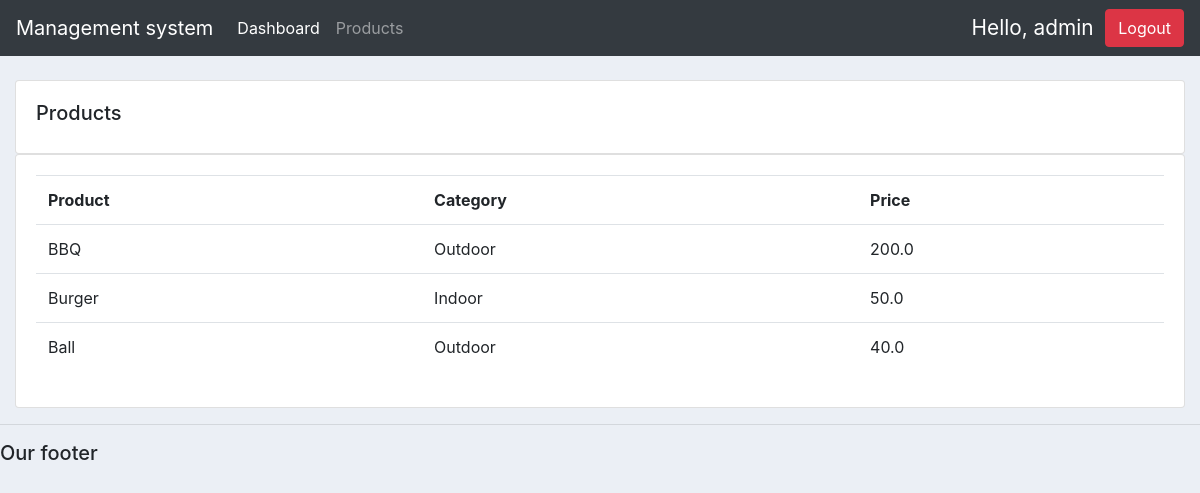
Screenshot of /products/ (signed in) with the database file from the repository.
### accounts/models.py (models this page shows, shortened)
class Product(models.Model):
    CATEGORY = (
        ('Indoor','Indoor'),
        ('Outdoor','Outdoor')
    )
    name = models.CharField(max_length=200,null=True)
    price = models.FloatField(null=True)
    category = models.CharField(max_length=200,null=True,choices=CATEGORY)
    description = models.CharField(max_length=200,null=True,blank=True)
    date = models.DateTimeField(auto_now_add=True,null=True)
    tags = models.ManyToManyField(Tag)

### accounts/decorators.py (the view)
        def wrapper_func(request, *args, **kwargs):
            group = None
            if request.user.groups.exists():
                group = request.user.groups.all()[0].name
            if group in allowed_roles:
                return view_func(request, *args, **kwargs)
            else:
                return HttpResponse('You are not authorized to view this page')

### accounts/views.py (called while the page is built)
@login_required(login_url='login')
@allowed_users(allowed_roles=['admin'])
def products(request):
    products = Product.objects.all()
    return render(request,'accounts/products.html',{'products':products})

### accounts/templates/accounts/products.html
{%  extends 'accounts/main.html' %}
{% block content %}
		<br>
		<div class="row">
			<div class="col-md">
				<div class="card card-body">
					<h5>Products</h5>
				</div>
				<div class="card card-body">
					<table class="table">
						<tr>
							<th>Product</th>
							<th>Category</th>
							<th>Price</th>
						</tr>
						{% for i in products %}
						<tr>
							<td> {{i.name}} </td>
							<td> {{i.category}} </td>
							<td> {{i.price}} </td>
						</tr>
						{% endfor %}
					</table>
				</div>
			</div>
		</div>
{% endblock content %}

### accounts/templates/accounts/navbar.html (shortened to what this page needs)
{% load static %}
<nav class="navbar navbar-expand-lg navbar-dark bg-dark">
    <a class="navbar-brand" href="#">Management system</a>
    <div class="collapse navbar-collapse" id="navbarNav">
      <ul class="navbar-nav">
        {% if request.user.is_staff %}
        <li class="nav-item active">
          <a class="nav-link" href="{% url 'home' %}">Dashboard</a>
        </li>
        <li class="nav-item">
          <a class="nav-link" href="{% url 'products' %}">Products</a>
        </li>
        {% else %}
        <li class="nav-item">
          <a class="nav-link" href="{% url 'account' %}">Settings</a>
        </li>
        {% endif %}
      </ul>
    </div>
    <span class="hello-msg">Hello, {{request.user}} <span> &nbsp; </span> </span>
    <span ><a class="btn btn-danger" href="{% url 'logout' %}">Logout</a></span>
  </nav>

### static/css/main.css (style rules this page uses)
body { background-color: #ebeff5; }

### accounts/templates/accounts/navbar.html (style rules this page uses)
.hello-msg { font-size:1.3rem; color: #fff; }

### rows the page displays
Product: name "BBQ", category "Outdoor", price "200.0"
Product: name "Burger", category "Indoor", price "50.0"
Product: name "Ball", category "Outdoor", price "40.0"

### other values shown
{{ request.user }} "admin"
